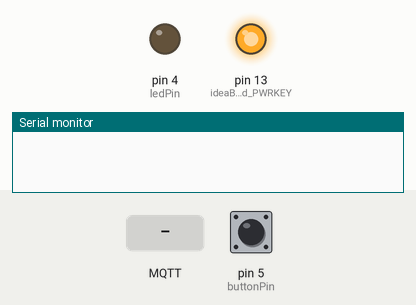
Recording of a sketch running on a simulated Arduino Uno, built for the host (arithmetic inside an expression is 32-bit, double 64-bit). Parts: output pins drawn as LEDs (lit = HIGH), the last lines printed to the serial monitor. The test bench sets the inputs (shaded band); at power-on: pin 5 (buttonPin) HIGH. Random numbers use the default seed unless the sketch sets one; no MQTT or app messages arrive unless stated; the modem accepts every AT command (registered, SIM ready, sends succeed) and sends nothing else.

Above: at 0.1 s.
At 4.2 s:
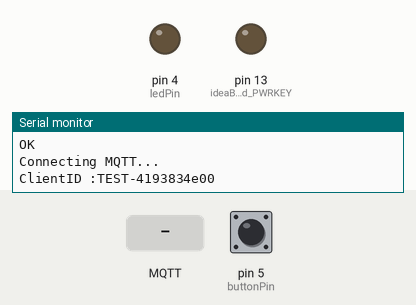
4.3 s: MQTT message "1" arrives on the first subscribed topic
5.8 s: MQTT message "on" arrives on the first subscribed topic
7.9 s: MQTT message "off" arrives on the first subscribed topic
Timing chart, 0 to 10.9 s (numbered marks = the images above; inputs shaded):
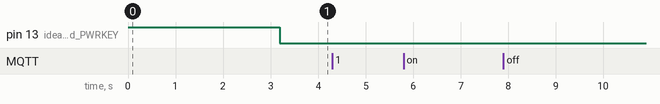

The sketch:

Action_Event_example.ino
```cpp
/* ********* EXAMPLE **************
 *
 * You Can Publish the Button State To the Developer Portal and
 * Subscribe the Action From the Developer Portal to turn ON/OFF the LED.
 *
 * Default Configuration for GSM
 * Ideamart DevBoard Available @ - https://go.ideamart.io/nbiotdevboard
 */

#include "Settings.h"

// Examples.. for Action
//  String on = "{\"action\":\"on\",\"param\":{\"mac\":\"2951212455078424\"}}";
//  String off = "{\"action\":\"off\",\"param\":{\"mac\":\"2951212455078424\"}}";

// Replace the XXXX with your developer credentials
String on = "{\"action\":\"XXX\",\"param\":{\"mac\":\"XXXXXXXXXXXXXXXXX\"}}";
String off = "{\"action\":\"XXX\",\"param\":{\"mac\":\"XXXXXXXXXXXXXXXXX\"}}";

String clientId = "";
char getmsg[100];
char setmsg[100];
String cpsi;
int ledPin      = 4;                // for LED output
int buttonPin   = 5;                // for Button Input
int buttonState = 1;
int oldButtonState;

void setup() {
  Serial.begin(115200);
  pinMode(ledPin, OUTPUT);                 //led output pin -4
  pinMode(buttonPin,INPUT_PULLUP);         //push button Input pin -5

  pinMode(ideaBoard_PWRKEY, OUTPUT);
  digitalWrite(ideaBoard_PWRKEY, HIGH);
  delay(10);


  SerialSIM.begin(4800);
  modem.setNetworkMode(13);             // 38-nbiot 13-gsm
  //modem.setPreferredMode(2);          //<-- Uncomment this, if you are using nbiot,.
  modem.getModemName();

  modem.restart();
  delay(1000);
  Serial.println(F("Finding Network..."));
  if (!modem.waitForNetwork()) {
    Serial.println(F("Network Fail"));
    while (true);
  }else {
    Serial.println(F("Network identified."));
    Serial.print(F("Signal Strength : "));
    Serial.println(modem.getSignalQuality());
    if (!modem.gprsConnect(GSM_APN, "", "")) {  //change the APN to NB_APN for nbiot
      Serial.println(F("GPRS Fail"));
    }else {
      Serial.println(F("GPRS Connected."));
      Serial.println(getCPSI());
      mqtt.setServer(MQTT_HOST, MQTT_PORT);
      mqtt.setCallback(CallBack);
    }
  }
}

void loop(){

  if (mqtt.connected()) {
    mqtt.loop();
  }else {
    Serial.println(F("Connecting MQTT..."));
    digitalWrite(ideaBoard_PWRKEY, HIGH);
    delay(180);
    digitalWrite(ideaBoard_PWRKEY, LOW);
    delay(1000);
    ConnectToMQTT();
    delay(100);
  }
  Serial.print(F("ButtonState :"));
  //int ButtonState = digitalRead(button);
  Serial.println(buttonState);

  if(oldButtonState!=buttonState) {
    sendVal(buttonState);
    oldButtonState = buttonState;
  }else {
     buttonState = digitalRead(buttonPin);
  }
  delay(500); // delay for 0.5 second.
}

// Connecting to MQTT
boolean ConnectToMQTT(){
  randomSeed(analogRead(5));          //analog pin 5 used to genarate random number
  clientId = "TEST-" + String(millis()) + String(random(0, 100000000), HEX);
  Serial.print(F("ClientID :"));
  Serial.println(clientId);

  if (!mqtt.connect(clientId.c_str(), MQTT_USERNAME, MQTT_PASSWORD)) {
    Serial.println(F("MQTT fail"));
    return false;
  }
  Serial.println(F("MQTT Connected."));
  mqtt.subscribe(SUB_TOPIC);
  Serial.print(F("Subscription Topic :"));
  Serial.println(SUB_TOPIC);
  return mqtt.connected();
}

void CallBack(char *t, byte *payload, int l) {
  Serial.println(F("Action message is Received."));

  for (int i = 0; i < l; i++){
    getmsg[i] = (char)payload[i];
  }

  Serial.print(F("Message : "));
  Serial.println(getmsg);

  if (on == getmsg) {
    Serial.println(F("Action : ON"));
    digitalWrite(ledPin, HIGH);
  }else if (off == getmsg) {
    Serial.println(F("Action : OFF"));
    digitalWrite(ledPin, LOW);
  }

  delay(1000);
  memset(getmsg, 0, sizeof(getmsg));

}

void sendVal(int val) {
  sprintf(setmsg,"{\"eventName\":\"XXXXXXXX\",\"status\":\"none\",\"value\":\"%d\",\"param\":{\"mac\":\"XXXXXXXXXXXXXXXX\"}}",val); //change your mac address
  if (!mqtt.publish(PUB_TOPIC, setmsg)) {
    Serial.println(F("Publish Event Failed."));
  }else {
    Serial.println(F("Event Sent."));
    Serial.print(F("Published Message :"));
    Serial.println(setmsg);
  }
  delay(100);
}

String getCPSI() {

  SerialSIM.println("AT+CPSI?");
  delay(500);
  while (SerialSIM.available()) {
    cpsi = SerialSIM.readString();
  }
  delay(500);
  return cpsi;

}
```

Settings.h
```cpp
#define TINY_GSM_MODEM_SIM7000
#include <Arduino.h>
#include <PubSubClient.h>
#include <TinyGsmClient.h>
#include <SoftwareSerial.h>

// change these topics and mqtt details with your Ideamart developer portal.

//  Examples for Topic...
//  #define SUB_TOPIC       "+/2951212455078424/testing/tester/v1/sub"
//  #define RES_TOPIC       "/2951212455078424/testing/tester/v1/sub"
//  #define PUB_TOPIC       "testing/tester/v1/common"

//  Examples for Mqtt username, password
//  #define MQTT_USERNAME   "testing-tester-v1_9876"
//  #define MQTT_PASSWORD   "108644667_9876"

// Replace the XXXX with your developer credentials 2952727675078424
#define SUB_TOPIC           "XXXXXXXXXXXXXXXXXXXXXXXXXXXXXXXXXXXXXXXX" //Subscription Topic
#define RES_TOPIC           "XXXXXXXXXXXXXXXXXXXXXXXXXXXXXXXXXXXXXX"   //Subscription Respose Topic
#define PUB_TOPIC           "XXXXXXXXXXXXXXXXXXXXXXXXX"                 //Publishing Topic

#define MQTT_USERNAME       "XXXXXXXXXXXXXXXXXXXXXXXXXX"
#define MQTT_PASSWORD       "XXXXXXXXXXXXXXXXXX"

// No need to change the mqtt host and port util you use Ideamart-IoT developer portal.
#define MQTT_HOST           "mqtt.iot.ideamart.io"
#define MQTT_PORT           1883

#define ideaBoard_PWRKEY    13
#define ideaBoard_RX        8
#define ideaBoard_TX        7
#define ideaBoard_RST       11
#define GSM_APN             "dialogbb"
#define NB_APN              "nbiot"

SoftwareSerial SerialSIM(ideaBoard_TX, ideaBoard_RX);
TinyGsm modem(SerialSIM);
TinyGsmClient client(modem);
PubSubClient mqtt(client);

boolean ConnectToMQTT();
void sendVal(int val);
void CallBack(char *t, byte *payload, int l);
String getCPSI();
```
